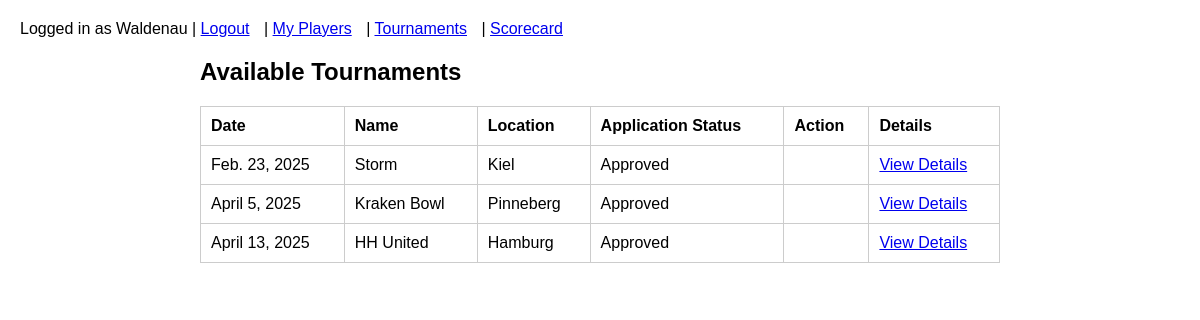
Screenshot of /tournaments/ (signed in) with the database file from the repository.
### events/models.py (models this page shows, shortened)
class Tournament(models.Model):
    date = models.DateField()
    name = models.CharField(max_length=100)
    location = models.CharField(max_length=100)
    max_teams = models.IntegerField(default=0)
    number_of_teams = models.IntegerField(default=0)

### events/views.py (the view)
# urls.py: path('tournaments/', views.tournaments_view, name='tournaments'),
@login_required
def tournaments_view(request):
    if request.user.is_staff:
        return HttpResponseForbidden("Admins cannot access team tournament page.")
    tournaments = Tournament.objects.all()
    applications = TournamentApplication.objects.filter(team=request.user)
    app_status = {app.tournament.id: app for app in applications}
    return render(request, 'tournaments.html', {'tournaments': tournaments, 'app_status': app_status})

### events/templatetags/custom_tags.py (called while the page is built)
@register.filter
def get_item(dictionary, key):
    return dictionary.get(key)

### events/templates/tournaments.html (shortened to what this page needs)
{% extends "base.html" %}
{% load custom_tags %}
{% block content %}
<h2>Available Tournaments</h2>
<table>
    <tr>
        <th>Date</th>
        <th>Name</th>
        <th>Location</th>
        <th>Application Status</th>
        <th>Action</th>
        <th>Details</th>
    </tr>
    {% for tournament in tournaments %}
    <tr>
        <td>{{ tournament.date }}</td>
        <td>{{ tournament.name }}</td>
        <td>{{ tournament.location }}</td>
        <td>
            {% if tournament.id in app_status %}
                {% with application=app_status|get_item:tournament.id %}
                    {% if application.approved %}
                        Approved
                    {% else %}
                        Pending
                    {% endif %}
                {% endwith %}
            {% else %}
                Not Applied
            {% endif %}
        </td>
        <td>
        </td>
        <td>
            <a href="{% url 'tournament_detail' tournament.id %}">View Details</a>
        </td>
    </tr>
    {% endfor %}
</table>
{% endblock %}

### events/templates/base.html (shortened to what this page needs)
<!DOCTYPE html>
<html>
<head>
</head>
<body>
    <header>
        <nav>
            {% if user.is_authenticated %}
                Logged in as {{ user.username }} |
                <a href="{% url 'logout' %}">Logout</a>
                {% if user.is_staff %}
                    | <a href="{% url 'admin_dashboard' %}">Admin Dashboard</a>
                {% else %}
                    | <a href="{% url 'players' %}">My Players</a>
                    | <a href="{% url 'tournaments' %}">Tournaments</a>
                    | <a href="{% url 'scorecard_home' %}">Scorecard</a>
                {% endif %}
            {% else %}
                <a href="{% url 'login' %}">Login</a>
            {% endif %}
        </nav>
    </header>
    <div class="container">
        {% block content %}{% endblock %}
    </div>
</body>
</html>

### events/templates/base.html (style rules this page uses)
body { font-family: Arial, sans-serif; margin: 20px; }
header { margin-bottom: 20px; }
nav a { margin-right: 10px; }
.container { max-width: 800px; margin: auto; }
table { width: 100%; border-collapse: collapse; margin-bottom: 20px; }
table, th, td { border: 1px solid #ccc; }
th, td { padding: 10px; text-align: left; }

### rows the page displays
Tournament: date "Feb. 23, 2025", name "Storm", location "Kiel", shows "Approved"
Tournament: date "April 5, 2025", name "Kraken Bowl", location "Pinneberg", shows "Approved"
Tournament: date "April 13, 2025", name "HH United", location "Hamburg", shows "Approved"

### other values shown
{{ user.username }} "Waldenau"
